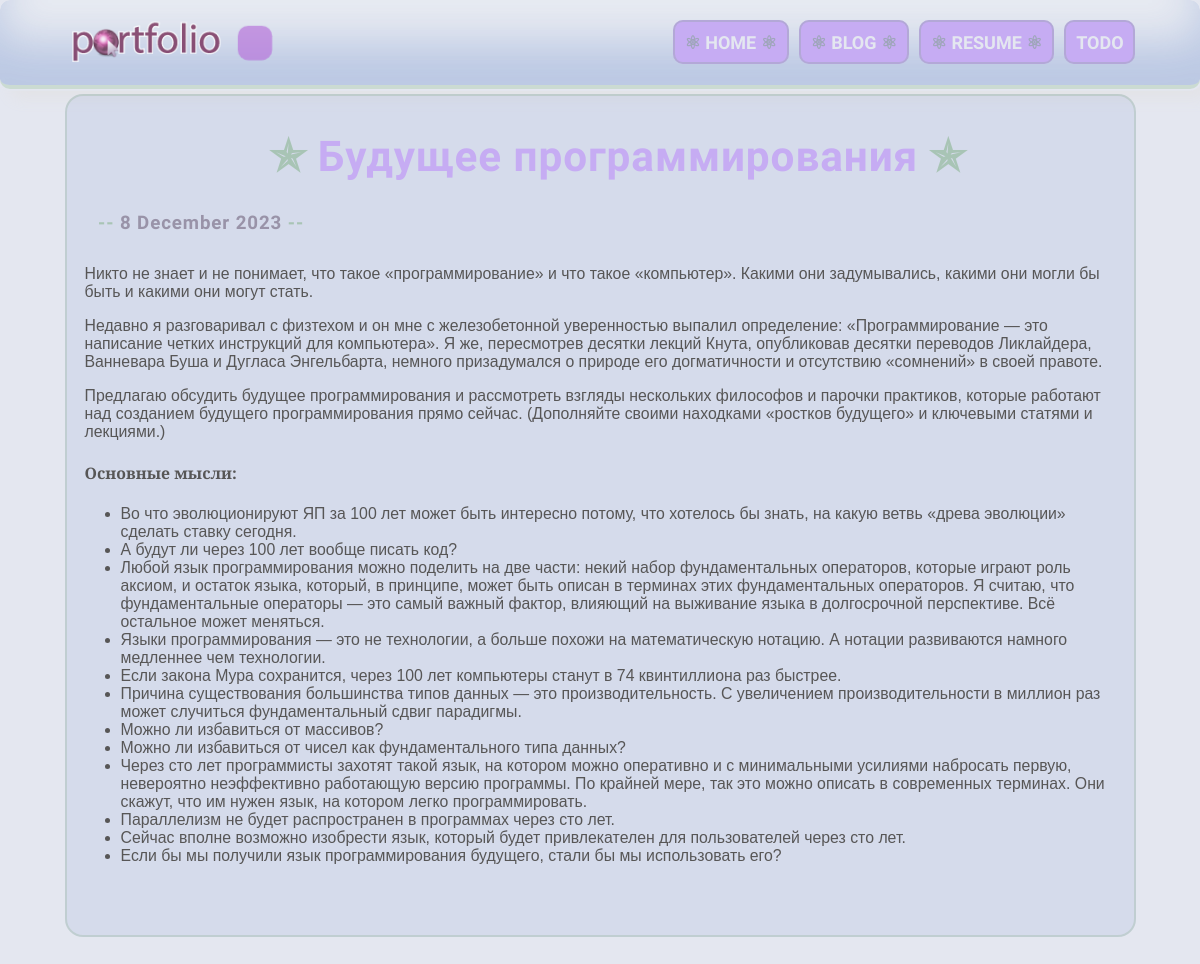
The app's page /blog/2/ with its own data.
### blog/models.py (models this page shows, shortened)
class Blog(models.Model):
    title = models.CharField(max_length=200)
    description = models.TextField()
    date = models.DateField()

### blog/views.py (the view)
# urls.py: path('<int:blog_id>/', views.detail, name='detail'),
def detail(request, blog_id):
    blog = get_object_or_404(Blog, pk=blog_id)
    return render(request, 'blog/details.html', {'blog': blog})

### blog/templates/blog/details.html (shortened to what this page needs)
{% extends 'skills/base.html' %}
{% block content %}
<div class="detail">
    <h1 style="transform: translateY(-100%); transition: transform ease-in-out 0.7s;" class="h1font"> <span class="flower">&#10031;</span> {{ blog.title }} <span class="flower">&#10031;</span></h1>
    <h5> <span class="flower">--</span>  {{ blog.date | date:'j E Y'  }} <span class="flower">--</span></h5>
    <p>{{ blog.description | safe }}</p>
</div>
{%  endblock  %}

### skills/static/css/style.css (style rules this page uses)
body { background-color: rgb(228, 231, 240); padding: 0; margin: 0; transition: opacity 0.4s ease-in-out; opacity: 0; zoom: 0.9; }
body.loaded { opacity: 1; }
.container h1 { text-align: center; margin: 20px 0; font-size: 47px; }
h1 { color: rgb(198, 172, 243); padding-left: 40px; font-family: 'Rubik Bubbles', sans-serif; letter-spacing: 1px; }
.h1font { font-family: 'Rubik Moonrocks', serif; }
.flower { color: rgba(85, 154, 80, 0.35); }
.detail { background: rgba(67, 106, 189, 0.09); padding: 20px 20px 60px; border-radius: 20px; border: 3px solid rgba(94, 152, 89, 0.18); font-family: 'Bitter', sans-serif; color: #575656; font-size: 1.1rem; font-weight: 500; }
h5 { color: rgba(93, 76, 101, 0.5); padding-left: 15px; font-size: 1.3rem; font-family: 'Rubik Moonrocks', serif; letter-spacing: 1px; }
.animated-opacity { opacity: 1; transition: opacity 4s ease-in-out; animation: fadeIn 3s ease-in-out; }

### records on screen
Blog: title "Будущее программирования", date "8 December 2023", description "Никто не знает и не понимает, что такое «программирование» и что такое «компьютер». Какими они задумывались, какими они могли бы быть и какими они могут стать. Недавно я разговаривал с физтехом и он мне с железобетонной уверенностью выпалил определение: «Программирование — это написание четких инструкций для компьютера». Я же, пересмотрев десятки лекций Кнута, опубликовав десятки переводов Ликлайдера, Ванневара Буша и Дугласа Энгельбарта, немного призадумался о природе его догматичности и отсутствию «сомнений» в своей правоте. Предлагаю обсудить будущее программирования и рассмотреть взгляды нескольких философов и парочки практиков, которые работают над созданием будущего программирования…"
